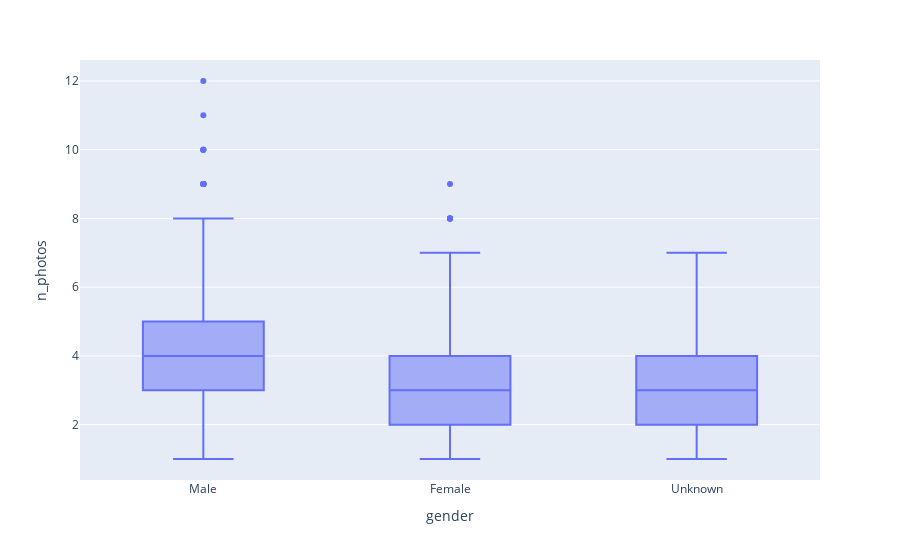

The code cell stored with this chart in its notebook:
### Code cell
mod = ols('n_photos ~ gender',
                data=df).fit()

aov_table = sm.stats.anova_lm(mod, typ=1)
print(aov_table)
df.plot.box(x='gender', y='n_photos')

### Figure 1 — Plotly figure (JSON) as saved in the notebook; plotly's stock layout.template omitted (floating-point values rounded to 4 significant figures; data arrays with more than 128 entries replaced by an {"elided": "..."} marker saying what was removed)
{"data": [{"alignmentgroup": "True", "hovertemplate": "gender=%{x}<br>n_photos=%{y}<extra></extra>", "legendgroup": "", "marker": {"color": "#636efa"}, "name": "", "notched": false, "offsetgroup": "", "orientation": "v", "showlegend": false, "type": "box", "x": {"elided": "2989 str values"}, "x0": " ", "xaxis": "x", "y": {"elided": "2989 int values"}, "y0": " ", "yaxis": "y"}], "layout": {"boxmode": "group", "legend": {"tracegroupgap": 0}, "margin": {"t": 60}, "xaxis": {"anchor": "y", "domain": [0, 1], "title": {"text": "gender"}}, "yaxis": {"anchor": "x", "domain": [0, 1], "title": {"text": "n_photos"}}}}
